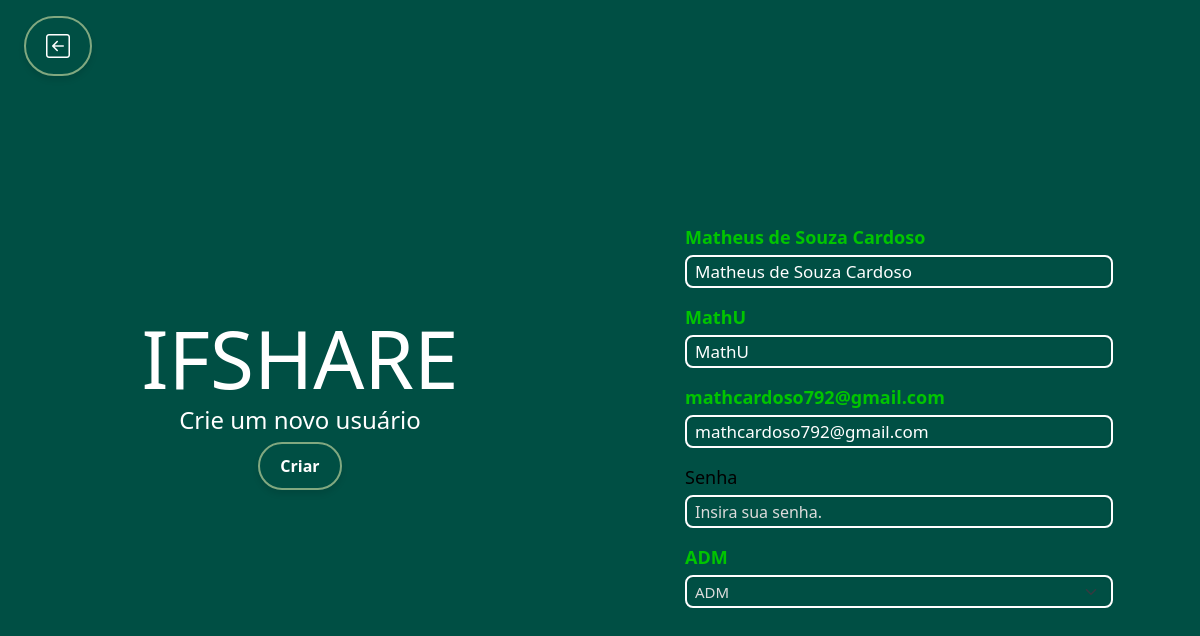
The page /app/controller/UsuarioController.php?action=edit&id=7 (signed in) on the database its author committed.
### tables this page shows
CREATE TABLE `usuario` (
  `id` int(11) NOT NULL,
  `nomeCompleto` varchar(100) NOT NULL,
  `nomeUsuario` varchar(70) NOT NULL,
  `email` varchar(100) NOT NULL,
  `senha` varchar(100) NOT NULL,
  `fotoPerfil` varchar(255) DEFAULT NULL,
  `bio` varchar(250) DEFAULT NULL,
  `tipoUsuario` enum('ADM','USUARIO','ESTUDANTE') NOT NULL,
  `dataCriacao` datetime DEFAULT current_timestamp(),
  `compMatricula` varchar(75) DEFAULT NULL
);

### app/model/Usuario.php (called while the page is built, shortened)
<?php
class Usuario
{
        private ?string $nomeSobrenome;
        private ?string $nomeUsuario;
        private ?string $email;
        private ?string $senha;
        private ?string $tipoUsuario;
        public function __construct() {
                $this->nomeUsuario = null;
            }
        public function getNomeSobrenome(): ?string
        {
                return $this->nomeSobrenome;
        }
        public function setNomeSobrenome(?string $nomeSobrenome): self
        {
                $this->nomeSobrenome = $nomeSobrenome;
                return $this;
        }
        public function getNomeUsuario(): ?string
        {
                return $this->nomeUsuario;
        }
        public function setNomeUsuario(?string $nomeUsuario): self
        {
                $this->nomeUsuario = $nomeUsuario;
                return $this;
        }
        public function getEmail(): ?string
        {
                return $this->email;
        }
        public function setEmail(?string $email): self
        {
                $this->email = $email;
                return $this;
        }
        public function getSenha(): ?string
        {
                return $this->senha;
        }
        public function setSenha(?string $senha): self
        {
                $this->senha = $senha;
                return $this;
        }
        public function getTipoUsuario(): ?string
        {
                return $this->tipoUsuario;
        }
        public function setTipoUsuario(?string $tipoUsuario): self
        {
                $this->tipoUsuario = $tipoUsuario;
                return $this;
        }
}

### app/dao/UsuarioDAO.php (called while the page is built, shortened)
<?php
include_once(__DIR__ . "/../model/Usuario.php");
class UsuarioDAO
{
    public function findById(int $id)
    {
        $conn = Connection::getConnection();
        $sql = "SELECT * FROM usuario u WHERE u.id = ?";
        $stm = $conn->prepare($sql);
        $stm->execute([$id]);
        $result = $stm->fetchAll();
        $usuarios = $this->mapUsuarios($result);
        if (count($usuarios) == 1)
            return $usuarios[0];
        elseif (count($usuarios) == 0)
            return null;
        die("UsuarioDAO.findById()" .
            " - Erro: mais de um usuário encontrado.");
    }
    private function mapUsuarios($result)
    {
        $usuarios = array();
        foreach ($result as $reg) {
            $usuario = new Usuario();
            $usuario->setId($reg['id']);
            $usuario->setNomeSobrenome($reg['nomeCompleto']);
            $usuario->setNomeUsuario($reg['nomeUsuario']);
            $usuario->setEmail($reg['email']);
            $usuario->setSenha($reg['senha']);
            $usuario->setBio($reg['bio']);
            $usuario->setTipoUsuario($reg['tipoUsuario']);
            $usuario->setDataCriacao($reg['dataCriacao']);
            $usuario->setCompMatricula($reg['compMatricula']);
            array_push($usuarios, $usuario);
        }
        return $usuarios;
    }
}

### app/view/usuario/form.php (the view, shortened to what this page needs)
<?php
require_once(__DIR__ . "/../include/header.php");
if ($_SESSION[SESSAO_USUARIO_TIPO_USUARIO] == "ADM"): ?>
    <link rel="stylesheet" href="<?= BASEURL ?>/view/css/form.css">
    <div class="container-fluid form-container h-100">
        <a class="voltar"
            href="<?= HOME_PAGE ?>">
            <i class="fs-4 bi bi-arrow-left-square"
                data-bs-toggle="tooltip" data-bs-title="Default tooltip data-bs-title=" Voltar">
            </i>
        </a>
        <div class="row h-100 d-flex justify-content-center align-items-center">
            <div class="col-md-6 p-0 d-flex flex-column justify-content-center align-items-center info-container">
                <h1 class="display-4 font-abril title-ifshare">IFSHARE</h1>
                <h2 class="h4">
                    <?php
                    if (isset($msgErro["banco"])) {
                        echo "<p class='mb-0 fw-bold label-invalid'>" . $msgErro["banco"] . "</p>";
                    } else {
                        echo "Crie um novo usuário";
                    }
                    ?>
                </h2>
                <button type="submit" form="formUsuario" class="btn btn-custom">Criar</button>
            </div>
            <div class="col-md-6 p-0 d-flex justify-content-center align-items-center">
                <div class="row w-75 mt-5">
                    <form method="POST" id="formUsuario"
                        action="<?= BASEURL ?>/controller/UsuarioController.php?action=save">
                        <div class="form-group mb-3">
                            <label for="txtNomeSobrenome" class="form-label">
                                <?php
                                if (isset($msgErro['nomeSobrenome'])) {
                                    echo "<p class='mb-0 fw-bold label-invalid'>" . $msgErro['nomeSobrenome'] . "</p>";
                                } elseif ((isset($dados["usuario"]) ? $dados["usuario"]->getNomeSobrenome() : '')) {
                                    echo "<p class='mb-0 fw-bold form-label label-valid'>" . (isset($dados["usuario"]) ? $dados["usuario"]->getNomeSobrenome() : '') . "</p>";
                                } else {
                                    echo "<p class='mb-0 form-label'>Nome e sobrenome</p>";
                                }
                                ?>
                            </label>
                            <input
                                placeholder="Insira seu nome e sobrenome." onfocus="this.placeholder=''" ; onblur="this.placeholder='Insira seu nome e sobrenome.'" ;
                                type="text"
                                class="form-control"
                                id="txtNomeSobrenome"
                                name="nomeSobrenome"
                                value="<?php echo (isset($dados["usuario"]) ? $dados["usuario"]->getNomeSobrenome() : ''); ?>" />
                        </div>
                        <div class="form-group mb-3">
                            <label for="txtNomeUsuario" class="form-label">
                                <?php
                                if (isset($msgErro['nomeUsuario'])) {
                                    echo "<p class='mb-0 fw-bold label-invalid'>" . $msgErro['nomeUsuario'] . "</p>";
                                } elseif ((isset($dados["usuario"]) ? $dados["usuario"]->getNomeUsuario() : '')) {
                                    echo "<p class='mb-0 fw-bold form-label label-valid'>" . (isset($dados["usuario"]) ? $dados["usuario"]->getNomeUsuario() : '') . "</p>";
                                } else {
                                    echo "<p class='mb-0 form-label'>Nome de usuário</p>";
                                }
                                ?>
                            </label>
                            <input
                                placeholder="Insira seu nome de usuário." onfocus="this.placeholder=''" ; onblur="this.placeholder='Insira seu nome de usuário.'" ;
                                type="text"
                                class="form-control"
                                id="txtNomeUsuario"
                                name="nomeUsuario"
                                value="<?php echo (isset($dados["usuario"]) ? $dados["usuario"]->getNomeUsuario() : ''); ?>" />
                        </div>
                        <div class="form-group mb-3">
                            <label for="txtEmail" class="form-label">
                                <?php
                                if (isset($msgErro['email'])) {
                                    echo "<p class='mb-0 fw-bold label-invalid'>" . $msgErro['email'] . "</p>";
                                } elseif ((isset($dados["usuario"]) ? $dados["usuario"]->getEmail() : '')) {
                                    echo "<p class='mb-0 fw-bold form-label label-valid'>" . (isset($dados["usuario"]) ? $dados["usuario"]->getEmail() : '') . "</p>";
                                } else {
                                    echo "<p class='mb-0 form-label'>E-mail</p>";
                                }
                                ?>
                            </label>
                            <input
                                placeholder="Insira seu e-mail." onfocus="this.placeholder=''" ; onblur="this.placeholder='Insira seu e-mail.'" ;
                                type="email"
                                class="form-control"
                                id="txtEmail"
                                name="email"
                                value="<?php echo (isset($dados["usuario"]) ? $dados["usuario"]->getEmail() : ''); ?>" />
                        </div>
                        <div class="form-group mb-3">
                            <label for="txtSenha" class="form-label">
                                <?php
                                if (isset($msgErro['senha'])) {
                                    echo "<p class='mb-0 fw-bold label-invalid'>" . $msgErro['senha'] . "</p>";
                                } elseif ((isset($dados["usuario"]) ? $dados["usuario"]->getSenha() : '')) {
                                    echo "<p class='mb-0 fw-bold form-label label-valid'>Senha válida</p>";
                                } else {
                                    echo "<p class='mb-0 form-label'>Senha</p>";
                                }
                                ?>
                            </label>
                            <input
                                placeholder="Insira sua senha." onfocus="this.placeholder=''" ; onblur="this.placeholder='Insira sua senha.'" ;
                                type="password"
                                class="form-control"
                                id="txtSenha"
                                name="senha"
                                value="<?php echo (isset($dados["usuario"]) ? $dados["usuario"]->getSenha() : ''); ?>" />
                        </div>
                        <div class="mb-3">
                            <label for="selTipoUsuario" class="form-label">
                                <?php
                                if (isset($msgErro['tipoUsuario'])) {
                                    echo "<p class='mb-0 fw-bold label-invalid'>" . $msgErro['tipoUsuario'] . "</p>";
                                } elseif ((isset($dados["usuario"]) ? $dados["usuario"]->getTipoUsuario() : '')) {
                                    echo "<p class='mb-0 fw-bold form-label label-valid'>" . (isset($dados["usuario"]) ? $dados["usuario"]->getTipoUsuario() : '') . "</p>";
                                } else {
                                    echo "<p class='mb-0 form-label'>Tipo de usuário</p>";
                                }
                                ?>
                            </label>
                            <select class="form-select" name="tipoUsuario" id="selTipoUsuario">
                                <?php foreach ($dados["tipoUsuario"] as $tipoUsuario) : ?>
                                    <option value="<?= $tipoUsuario ?>" <?php
                                                                        if (isset($dados["usuario"]) && $dados["usuario"]->getTipoUsuario() == $tipoUsuario)
                                                                            echo "selected";
                                                                        ?>>
                                        <?= $tipoUsuario ?>
                                    </option>
                                <?php endforeach; ?>
                            </select>
                        </div>
                    </form>
                </div>
            </div>
        </div>
    </div>
<?php
else:
    echo "Você não tem acesso a esta página.<br>";
?>
<?php endif; ?>
<?php
require_once(__DIR__ . "/../include/footer.php");
?>

### app/view/css/form.css (style rules this page uses)
body { height: 100vh; margin: 0; padding: 0; background: #004f44; }
p { color: white; }
.h4 { color: white; }
.form-container { height: 100%; }
.title-ifshare { font-size: 5rem; margin-bottom: 0; color: white; }
.btn-custom { background: none; color: #fff; border: 2px solid #81a880; border-radius: 30px; padding: 10px 20px; font-size: 16px; font-weight: bold; box-shadow: 0 4px 6px rgba(0, 0, 0, 0.1); transition: background-color 0.3s, transform 0.3s; }
.voltar { background: none; color: #fff; border: 2px solid #81a880; border-radius: 30px; padding: 10px 20px; font-size: 16px; font-weight: bold; box-shadow: 0 4px 6px rgba(0, 0, 0, 0.1); transition: background-color 0.3s, transform 0.3s; position: absolute; left: 2%; top: 2%; }
#formUsuario { padding-left: 10px; }
.form-control { border-radius: 8px; border: none; border: 2px solid white; padding: 8px; font-size: 17px; line-height: 1.0; box-shadow: inset 0 1px 2px rgba(0, 0, 0, 0.1); height: 33px; background-color: transparent; color: white; cursor: default; }
.form-control::placeholder { color: rgb(220, 219, 219); font-size: 16px; }
.form-select { border-radius: 8px; border: 2px solid white; padding: 8px; font-size: 15px; line-height: 1.0; box-shadow: inset 0 1px 2px rgba(0, 0, 0, 0.1); transition: border-color 0.3s, box-shadow 0.3s; height: 33px; background-color: transparent; color: rgb(220, 219, 219); cursor: default; transition: border-color 0.3s, box-shadow 0.3s; }
.form-select option { font-size: 14px; background-color: #004f44; color: rgb(220, 219, 219); }
.form-label { font-size: 18px; color: black; margin-bottom: 4px; }
.label-valid { color: rgb(0, 197, 0); }

### rows shown on the page
usuario: nomeCompleto "Matheus de Souza Cardoso", nomeSobrenome "Matheus de Souza Cardoso", nomeUsuario "MathU", email "mathcardoso792@gmail.com", tipoUsuario "ADM"
